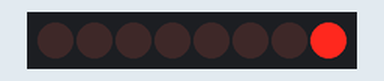
Simulated run of this sketch. Board: Arduino Uno, built with avr-gcc and run on an emulated ATmega328P. On the bench: 8 shift-register outputs drawn as a row of LEDs (first output left, lit = HIGH). Wiring (inferred from the names in the program): shift register (74HC595): data pin 2; shift clock pin 4; latch pin 3. Wiring (inferred from the signals the program sends): row of LEDs: on Q0, Q1, Q2, Q3, Q4, Q5, Q6, Q7.

Above: at 0.05 s.
At 5.05 s:
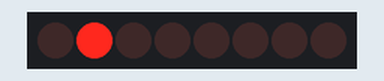
At 10.0 s:
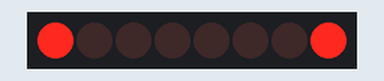
At 20.01 s:
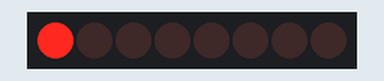
At 29.96 s:
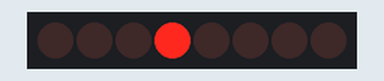
At 39.93 s:
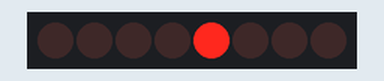
Timing chart, 0 to 40.0 s (numbered marks = the images above):
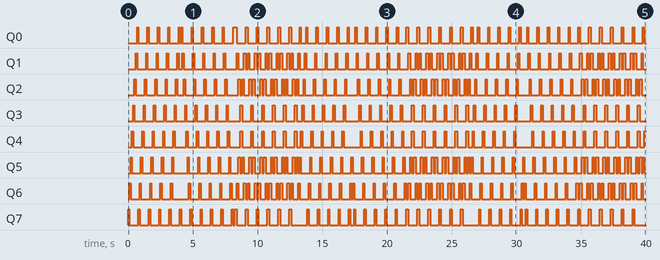

Measured:
- by itself, Q0–4: moves between LOW and HIGH, repeating every 13.3 s
- by itself, Q5: LOW → HIGH at 0.20 s, → LOW 0.10 s later, → HIGH 0.70 s later, → LOW 0.10 s later, … (138 changes in this stretch)
- by itself, Q6: LOW → HIGH at 0.10 s, → LOW 0.10 s later, → HIGH 0.70 s later, → LOW 0.10 s later, … (136 changes in this stretch)
- by itself, Q7: LOW → HIGH at 0.00 s, → LOW 0.10 s later, → HIGH 0.70 s later, → LOW 0.10 s later, … (98 changes in this stretch)

The sketch:

aa.ino
```cpp
/*
 by djamaatul anbiya
 25 agustus 2020
*/

const byte pdata =  2;
const byte platch =  3;
const byte pclock=  4;
const byte pb=5;
byte data = 0 ;
byte bin1[]={ //data animasi1
129,//B10000001
66, //B01000010
36, //B00101000
24, //B00010000
36, //B00100100
66, //B01000010
};

void setup() {
  pinMode(pdata,OUTPUT);
  pinMode(platch,OUTPUT);
  pinMode(pclock,OUTPUT);
  pinMode(pb,INPUT);
  Serial.begin(9600);
}
int mode=0;
void loop() {

for(int i=0;i<=40;i++){ //perulangan kanan 5X(40/8 = 5);
  kanan();tf();
  delay(100);
}

for(int i=0;i<=40;i++){ //perulangan kiri 5X(40/8 = 5);
  kiri();tf();
  delay(100);
}

for(int i=0;i<=35;i++){ //perulangan animasi1 5X(40/8 = 5);
  anim1();tf();
  delay(100);
}


}

void tf() //Kirim data ke shift register
{
  digitalWrite(platch,0);
  shiftOut(pdata,pclock,LSBFIRST,data);
  digitalWrite(platch,1);
}
void kanan()
{
  data = data <<= 1; //geser bit ke kiri
  if(data ==0)  //jika data 0/B00000000 ganti ke 1/B00000001
  {data = 1;}
}
void kiri()
{
  data = data >>= 1;  //geser bit ke kanan
  if(data ==0) //jika data 0/B00000000 ganti ke 128/B10000000
  {data = 128;}
}
byte a;
void anim1(){
 data =  bin1[a];
 if(a>=sizeof(bin1)-1){ //jika a bin1 >= length bin1 atau 5 ,maka a = 0
  a = 0;
 }else{a++;} //jika tidak >= length bin1 atau 5 ,maka a++
 delay(40);
}
```
